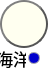
               <widget class="QWidget" name="oceanBrush" native="true">
                <property name="minimumSize">
                 <size>
                  <width>48</width>
                  <height>68</height>
                 </size>
                </property>
                <property name="maximumSize">
                 <size>
                  <width>48</width>
                  <height>68</height>
                 </size>
                </property>
                <property name="styleSheet">
                 <string notr="true">background: transparent;</string>
                </property>
                <layout class="QVBoxLayout" name="verticalLayout_24">
                 <property name="leftMargin">
                  <number>0</number>
                 </property>
                 <property name="topMargin">
                  <number>0</number>
                 </property>
                 <property name="rightMargin">
                  <number>0</number>
                 </property>
                 <property name="bottomMargin">
                  <number>0</number>
                 </property>
                 <item>
                  <widget class="QPushButton" name="oceanIcon">
                   <property name="sizePolicy">
                    <sizepolicy hsizetype="Fixed" vsizetype="Fixed">
                     <horstretch>0</horstretch>
                     <verstretch>0</verstretch>
                    </sizepolicy>
                   </property>
                   <property name="minimumSize">
                    <size>
                     <width>48</width>
                     <height>48</height>
                    </size>
                   </property>
                   <property name="maximumSize">
                    <size>
                     <width>48</width>
                     <height>48</height>
                    </size>
                   </property>
                   <property name="styleSheet">
                    <string notr="true">border: 2px solid #555;
border-radius: 24px;
border-style: outset;
background-color: #FFFFF0;</string>
                   </property>
                   <property name="text">
                    <string/>
                   </property>
                   <property name="icon">
                    <iconset>
                     <normaloff>resource/icon/sea.png</normaloff>resource/icon/sea.png</iconset>
                   </property>
                   <property name="iconSize">
                    <size>
                     <width>36</width>
                     <height>36</height>
                    </size>
                   </property>
                  </widget>
                 </item>
                 <item>
                  <widget class="QWidget" name="oceanLabel" native="true">
                   <property name="minimumSize">
                    <size>
                     <width>40</width>
                     <height>20</height>
                    </size>
                   </property>
                   <property name="maximumSize">
                    <size>
                     <width>40</width>
                     <height>20</height>
                    </size>
                   </property>
                   <layout class="QHBoxLayout" name="horizontalLayout_7">
                    <property name="leftMargin">
                     <number>0</number>
                    </property>
                    <property name="topMargin">
                     <number>0</number>
                    </property>
                    <property name="rightMargin">
                     <number>0</number>
                    </property>
                    <property name="bottomMargin">
                     <number>0</number>
                    </property>
                    <item>
                     <widget class="QLabel" name="oceanText">
                      <property name="minimumSize">
                       <size>
                        <width>26</width>
                        <height>20</height>
                       </size>
                      </property>
                      <property name="maximumSize">
                       <size>
                        <width>26</width>
                        <height>20</height>
                       </size>
                      </property>
                      <property name="font">
                       <font>
                        <pointsize>13</pointsize>
                        <weight>50</weight>
                        <bold>false</bold>
                       </font>
                      </property>
                      <property name="text">
                       <string>海洋</string>
                      </property>
                      <property name="alignment">
                       <set>Qt::AlignCenter</set>
                      </property>
                     </widget>
                    </item>
                    <item>
                     <widget class="QLabel" name="oceanColor">
                      <property name="sizePolicy">
                       <sizepolicy hsizetype="Preferred" vsizetype="Preferred">
                        <horstretch>0</horstretch>
                        <verstretch>0</verstretch>
                       </sizepolicy>
                      </property>
                      <property name="minimumSize">
                       <size>
                        <width>12</width>
                        <height>12</height>
                       </size>
                      </property>
                      <property name="maximumSize">
                       <size>
                        <width>12</width>
                        <height>12</height>
                       </size>
                      </property>
                      <property name="font">
                       <font>
                        <pointsize>13</pointsize>
                        <weight>50</weight>
                        <bold>false</bold>
                       </font>
                      </property>
                      <property name="styleSheet">
                       <string notr="true">border: 1px solid #AAA;
border-radius: 6px;
border-style: solid;
background-color: #0000CD;</string>
                      </property>
                      <property name="text">
                       <string/>
                      </property>
                      <property name="alignment">
                       <set>Qt::AlignCenter</set>
                      </property>
                     </widget>
                    </item>
                   </layout>
                  </widget>
                 </item>
                </layout>
               </widget>
